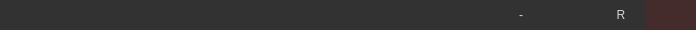
<?xml version="1.0" encoding="UTF-8"?>
<ui version="4.0">
 <class>Form</class>
 <widget class="QWidget" name="Form">
  <property name="geometry">
   <rect>
    <x>0</x>
    <y>0</y>
    <width>696</width>
    <height>30</height>
   </rect>
  </property>
  <property name="font">
   <font>
    <pointsize>5</pointsize>
   </font>
  </property>
  <property name="windowTitle">
   <string>Form</string>
  </property>
  <property name="styleSheet">
   <string notr="true">        QToolTip  
         {  
              border: 1px solid black;  
              background-color: #ffa02f;  
              padding: 1px;  
              border-radius: 3px;  
              opacity: 100;  
         }  
           
         QWidget  
         {  
             color: #b1b1b1;  
             background-color: #323232;  
         }  
           
         QWidget:item:hover  
         {  
             background-color:QLinearGradient( x1: 0, y1: 0, x2: 0, y2: 1, stop: 0 #ffa02f, stop: 1 #d7801a);  
             color: #000000;  
         }  
           
         QWidget:item:selected  
         {  
             background-color: QLinearGradient( x1: 0, y1: 0, x2: 0, y2: 1, stop: 0 #ffa02f, stop: 1 #d7801a);  
         }  
           
         QMenuBar::item  
         {  
             background: transparent;  
         }  
           
         QMenuBar::item:selected  
         {  
             background: transparent;  
             border: 1px solid #ffaa00;  
         }  
           
         QMenuBar::item:pressed  
         {  
             background: #444;  
             border: 1px solid #000;  
             background-color: QLinearGradient(  
                 x1:0, y1:0,  
                 x2:0, y2:1,  
                 stop:1 #212121,  
                 stop:0.4 #343434/*,  
                 stop:0.2 #343434,  
                 stop:0.1 #ffaa00*/  
             );  
             margin-bottom:-1px;  
             padding-bottom:1px;  
         }  
           
         QMenu  
         {  
             border: 1px solid #000;  
         }  
           
         QMenu::item  
         {  
             padding: 2px 20px 2px 20px;  
         }  
           
         QMenu::item:selected  
         {  
             color: #000000;  
         }  
           
         QWidget:disabled  
         {  
             color: #404040;  
             background-color: #323232;  
         }  
           
         QAbstractItemView  
         {  
             background-color: QLinearGradient( x1: 0, y1: 0, x2: 0, y2: 1, stop: 0 #4d4d4d, stop: 0.1 #646464, stop: 1 #5d5d5d);  
         }  
           
         QWidget:focus  
         {  
             /*border: 2px solid QLinearGradient( x1: 0, y1: 0, x2: 0, y2: 1, stop: 0 #ffa02f, stop: 1 #d7801a);*/  
         }  
           
         QLineEdit  
         {  
             background-color: QLinearGradient( x1: 0, y1: 0, x2: 0, y2: 1, stop: 0 #4d4d4d, stop: 0 #646464, stop: 1 #5d5d5d);  
             padding: 1px;  
             border-style: solid;  
             border: 1px solid #1e1e1e;  
             border-radius: 5;  
         }  
           
         QPushButton  
         {  
             color: #b1b1b1;  
             background-color: QLinearGradient( x1: 0, y1: 0, x2: 0, y2: 1, stop: 0 #565656, stop: 0.1 #525252, stop: 0.5 #4e4e4e, stop: 0.9 #4a4a4a, stop: 1 #464646);  
             border-width: 1px;  
             border-color: #1e1e1e;  
             border-style: solid;  
             border-radius: 6;  
             padding: 3px;  
             font-size: 12px;  
             padding-left: 5px;  
             padding-right: 5px;  
         }  
           
         QPushButton:pressed  
         {  
             background-color: QLinearGradient( x1: 0, y1: 0, x2: 0, y2: 1, stop: 0 #2d2d2d, stop: 0.1 #2b2b2b, stop: 0.5 #292929, stop: 0.9 #282828, stop: 1 #252525);  
         }  
           
         QComboBox  
         {  
             selection-background-color: #ffaa00;  
             background-color: QLinearGradient( x1: 0, y1: 0, x2: 0, y2: 1, stop: 0 #565656, stop: 0.1 #525252, stop: 0.5 #4e4e4e, stop: 0.9 #4a4a4a, stop: 1 #464646);  
             border-style: solid;  
             border: 1px solid #1e1e1e;  
             border-radius: 5;  
         }  
           
         QComboBox:hover,QPushButton:hover  
         {  
             border: 2px solid QLinearGradient( x1: 0, y1: 0, x2: 0, y2: 1, stop: 0 #ffa02f, stop: 1 #d7801a);  
         }  
           
           
         QComboBox:on  
         {  
             padding-top: 3px;  
             padding-left: 4px;  
             background-color: QLinearGradient( x1: 0, y1: 0, x2: 0, y2: 1, stop: 0 #2d2d2d, stop: 0.1 #2b2b2b, stop: 0.5 #292929, stop: 0.9 #282828, stop: 1 #252525);  
             selection-background-color: #ffaa00;  
         }  
           
         QComboBox QAbstractItemView  
         {  
             border: 2px solid darkgray;  
             selection-background-color: QLinearGradient( x1: 0, y1: 0, x2: 0, y2: 1, stop: 0 #ffa02f, stop: 1 #d7801a);  
         }  
           
         QComboBox::drop-down  
         {  
              subcontrol-origin: padding;  
              subcontrol-position: top right;  
              width: 15px;  
           
              border-left-width: 0px;  
              border-left-color: darkgray;  
              border-left-style: solid; /* just a single line */  
              border-top-right-radius: 3px; /* same radius as the QComboBox */  
              border-bottom-right-radius: 3px;  
          }  
           
         QComboBox::down-arrow  
         {  
              image: url(:/down_arrow.png);  
         }  
           
         QGroupBox:focus  
         {  
         border: 2px solid QLinearGradient( x1: 0, y1: 0, x2: 0, y2: 1, stop: 0 #ffa02f, stop: 1 #d7801a);  
         }  
           
         QTextEdit:focus  
         {  
             border: 2px solid QLinearGradient( x1: 0, y1: 0, x2: 0, y2: 1, stop: 0 #ffa02f, stop: 1 #d7801a);  
         }  
           
         QScrollBar:horizontal {  
              border: 1px solid #222222;  
              background: QLinearGradient( x1: 0, y1: 0, x2: 0, y2: 1, stop: 0.0 #121212, stop: 0.2 #282828, stop: 1 #484848);  
              height: 7px;  
              margin: 0px 16px 0 16px;  
         }  
           
         QScrollBar::handle:horizontal  
         {  
               background: QLinearGradient( x1: 0, y1: 0, x2: 1, y2: 0, stop: 0 #ffa02f, stop: 0.5 #d7801a, stop: 1 #ffa02f);  
               min-height: 20px;  
               border-radius: 2px;  
         }  
           
         QScrollBar::add-line:horizontal {  
               border: 1px solid #1b1b19;  
               border-radius: 2px;  
               background: QLinearGradient( x1: 0, y1: 0, x2: 1, y2: 0, stop: 0 #ffa02f, stop: 1 #d7801a);  
               width: 14px;  
               subcontrol-position: right;  
               subcontrol-origin: margin;  
         }  
           
         QScrollBar::sub-line:horizontal {  
               border: 1px solid #1b1b19;  
               border-radius: 2px;  
               background: QLinearGradient( x1: 0, y1: 0, x2: 1, y2: 0, stop: 0 #ffa02f, stop: 1 #d7801a);  
               width: 14px;  
              subcontrol-position: left;  
              subcontrol-origin: margin;  
         }  
           
         QScrollBar::right-arrow:horizontal, QScrollBar::left-arrow:horizontal  
         {  
               border: 1px solid black;  
               width: 1px;  
               height: 1px;  
               background: white;  
         }  
           
         QScrollBar::add-page:horizontal, QScrollBar::sub-page:horizontal  
         {  
               background: none;  
         }  
           
         QScrollBar:vertical  
         {  
               background: QLinearGradient( x1: 0, y1: 0, x2: 1, y2: 0, stop: 0.0 #121212, stop: 0.2 #282828, stop: 1 #484848);  
               width: 7px;  
               margin: 16px 0 16px 0;  
               border: 1px solid #222222;  
         }  
           
         QScrollBar::handle:vertical  
         {  
               background: QLinearGradient( x1: 0, y1: 0, x2: 0, y2: 1, stop: 0 #ffa02f, stop: 0.5 #d7801a, stop: 1 #ffa02f);  
               min-height: 20px;  
               border-radius: 2px;  
         }  
           
         QScrollBar::add-line:vertical  
         {  
               border: 1px solid #1b1b19;  
               border-radius: 2px;  
               background: QLinearGradient( x1: 0, y1: 0, x2: 0, y2: 1, stop: 0 #ffa02f, stop: 1 #d7801a);  
               height: 14px;  
               subcontrol-position: bottom;  
               subcontrol-origin: margin;  
         }  
           
         QScrollBar::sub-line:vertical  
         {  
               border: 1px solid #1b1b19;  
               border-radius: 2px;  
               background: QLinearGradient( x1: 0, y1: 0, x2: 0, y2: 1, stop: 0 #d7801a, stop: 1 #ffa02f);  
               height: 14px;  
               subcontrol-position: top;  
               subcontrol-origin: margin;  
         }  
           
         QScrollBar::up-arrow:vertical, QScrollBar::down-arrow:vertical  
         {  
               border: 1px solid black;  
               width: 1px;  
               height: 1px;  
               background: white;  
         }  
           
           
         QScrollBar::add-page:vertical, QScrollBar::sub-page:vertical  
         {  
               background: none;  
         }  
           
         QTextEdit  
         {  
             background-color: #242424;  
         }  
           
         QPlainTextEdit  
         {  
             background-color: #242424;  
         }  
           
         QHeaderView::section  
         {  
             background-color: QLinearGradient(x1:0, y1:0, x2:0, y2:1, stop:0 #616161, stop: 0.5 #505050, stop: 0.6 #434343, stop:1 #656565);  
             color: white;  
             padding-left: 4px;  
             border: 1px solid #6c6c6c;  
         }  
           
         QCheckBox:disabled  
         {  
         color: #414141;  
         }  
           
         QDockWidget::title  
         {  
             text-align: center;  
             spacing: 3px; /* spacing between items in the tool bar */  
             background-color: QLinearGradient(x1:0, y1:0, x2:0, y2:1, stop:0 #323232, stop: 0.5 #242424, stop:1 #323232);  
         }  
           
         QDockWidget::close-button, QDockWidget::float-button  
         {  
             text-align: center;  
             spacing: 1px; /* spacing between items in the tool bar */  
             background-color: QLinearGradient(x1:0, y1:0, x2:0, y2:1, stop:0 #323232, stop: 0.5 #242424, stop:1 #323232);  
         }  
           
         QDockWidget::close-button:hover, QDockWidget::float-button:hover  
         {  
             background: #242424;  
         }  
           
         QDockWidget::close-button:pressed, QDockWidget::float-button:pressed  
         {  
             padding: 1px -1px -1px 1px;  
         }  
           
         QMainWindow::separator  
         {  
             background-color: QLinearGradient(x1:0, y1:0, x2:0, y2:1, stop:0 #161616, stop: 0.5 #151515, stop: 0.6 #212121, stop:1 #343434);  
             color: white;  
             padding-left: 4px;  
             border: 1px solid #4c4c4c;  
             spacing: 3px; /* spacing between items in the tool bar */  
         }  
           
         QMainWindow::separator:hover  
         {  
           
             background-color: QLinearGradient(x1:0, y1:0, x2:0, y2:1, stop:0 #d7801a, stop:0.5 #b56c17 stop:1 #ffa02f);  
             color: white;  
             padding-left: 4px;  
             border: 1px solid #6c6c6c;  
             spacing: 3px; /* spacing between items in the tool bar */  
         }  
           
         QToolBar::handle  
         {  
              spacing: 3px; /* spacing between items in the tool bar */  
              background: url(:/images/handle.png);  
         }  
           
         QMenu::separator  
         {  
             height: 2px;  
             background-color: QLinearGradient(x1:0, y1:0, x2:0, y2:1, stop:0 #161616, stop: 0.5 #151515, stop: 0.6 #212121, stop:1 #343434);  
             color: white;  
             padding-left: 4px;  
             margin-left: 10px;  
             margin-right: 5px;  
         }  
           
         QProgressBar  
         {  
             border: 2px solid grey;  
             border-radius: 5px;  
             text-align: center;  
         }  
           
         QProgressBar::chunk  
         {  
             background-color: #d7801a;  
             width: 2.15px;  
             margin: 0.5px;  
         }  
           
         QTabBar::tab {  
             color: #b1b1b1;  
             border: 1px solid #444;  
             border-bottom-style: none;  
             background-color: #323232;  
             padding-left: 10px;  
             padding-right: 10px;  
             padding-top: 3px;  
             padding-bottom: 2px;  
             margin-right: -1px;  
         }  
           
         QTabWidget::pane {  
             border: 1px solid #444;  
             top: 1px;  
         }  
           
         QTabBar::tab:last  
         {  
             margin-right: 0; /* the last selected tab has nothing to overlap with on the right */  
             border-top-right-radius: 3px;  
         }  
           
         QTabBar::tab:first:!selected  
         {  
          margin-left: 0px; /* the last selected tab has nothing to overlap with on the right */  
           
           
             border-top-left-radius: 3px;  
         }  
           
         QTabBar::tab:!selected  
         {  
             color: #b1b1b1;  
             border-bottom-style: solid;  
             margin-top: 3px;  
             background-color: QLinearGradient(x1:0, y1:0, x2:0, y2:1, stop:1 #212121, stop:.4 #1c0009);  
         }  
           
         QTabBar::tab:selected  
         {  
             border-top-left-radius: 3px;  
             border-top-right-radius: 3px;  
             margin-bottom: 0px;  
         }  
           
         QTabBar::tab:!selected:hover  
         {  
             /*border-top: 2px solid #ffaa00;  
             padding-bottom: 3px;*/  
             border-top-left-radius: 3px;  
             border-top-right-radius: 3px;  
             background-color: QLinearGradient(x1:0, y1:0, x2:0, y2:1, stop:1 #212121, stop:0.4 #350012, stop:0.2 #4e001a, stop:0.1 #4e001a);  
         }  
           
         QRadioButton::indicator:checked, QRadioButton::indicator:unchecked{  
             color: #b1b1b1;  
             background-color: #323232;  
             border: 1px solid #b1b1b1;  
             border-radius: 6px;  
         }  
           
         QRadioButton::indicator:checked  
         {  
             background-color: qradialgradient(  
                 cx: 0.5, cy: 0.5,  
                 fx: 0.5, fy: 0.5,  
                 radius: 1.0,  
                 stop: 0.25 #ffaa00,  
                 stop: 0.3 #323232  
             );  
         }  
           
         QCheckBox::indicator{  
             color: #b1b1b1;  
             background-color: #323232;  
             border: 1px solid #b1b1b1;  
             width: 9px;  
             height: 9px;  
         }  
           
         QRadioButton::indicator  
         {  
             border-radius: 6px;  
         }  
           
         QRadioButton::indicator:hover, QCheckBox::indicator:hover  
         {  
             border: 1px solid #ffaa00;  
         }  
           
         QCheckBox::indicator:checked  
         {  
             image:url(:/images/checkbox.png);  
         }  
           
         QCheckBox::indicator:disabled, QRadioButton::indicator:disabled  
         {  
             border: 1px solid #444;  
         }  

         QTableWidget::item {  
              background-color: #FFFFFF  
          }  

         QTabBar::tab { height: 30px; width: 200px; }  
          
         QScrollBar { 
             border: rgba(255, 255, 255,0); 
         } 

         QGroupBox {  
             border: rgba(255, 255, 255,0); 
         }  
         QScrollArea { 
         border: rgba(255, 255, 255,0); 
          }  +     
        QPushButton#Add_mask_btn{
            background-color: #E5E5E5;
        }
        QPushButton#Add_mask_btn:hover{
            border-color: #000000;
            background-color: #CCCCCC;
        }

        QPushButton#Add_mask_btn:checked{
            border-color: #2A828F;
            background-color: #2A828F;
        }
        QPushButton#Delete_selected_btn{
            background-color: #E5E5E5;
        }
        QPushButton#Delete_selected_btn:hover{
            border-color: #000000;
            background-color: #CCCCCC;
        }

        QDockWidget::title{
        background-color: QLinearGradient(x1:0, y1:0, x2:0, y2:1, stop:0 #273232, stop: 0.5 #242424, stop:1 #242424);
        }
        QDockWidget::close-button, QDockWidget::float-button{
        color: #FFFFFF
        background-color:  #273232
        }
        QDockWidget::close-button:hover, QDockWidget::float-button:hover{
        color: #FFFFFF
        background-color:  #273232   
        }

        QSlider::groove{
        background-color: white
        border: 0px solid black
        height: 5px
        border-radius: 1px
        }

        QSlider::handle{
        background-color: white;
        border: 2px solid black; 
        width: 16px; 
        height: 20px; 
        line-height: 20px; 
        margin-top: -10px; 
        margin-bottom: -10px; 
        border-radius: 10px;
        
        }
        QGroupBox {
            border: 1px solid;
            border-color: rgb(20, 20, 20);
            margin-top: 20px;
            border-top-left-radius: 15px;
            border-top-right-radius:15px;
            border-bottom-left-radius: 15px;
            border-bottom-right-radius: 15px;
            background-color: rgb(90, 90, 90);
        }
        QGroupBox::title {
            font-size: 12px;
            border-top-color: rgb(255, 255, 255);
            subcontrol-origin: margin;
            subcontrol-position: top left;
            border-top-left-radius: 15px;
            border-top-right-radius:15px;
            padding: 2px 10px;
            background-color: rgba(255, 255, 255,0);
            color:rgba(255, 255, 255,220);
        }


        QGroupBox::indicator{
        background-color: rgba(0, 170, 127,0);
        color: rgba(85, 255, 0,0);
        }














        </string>
  </property>
  <layout class="QGridLayout" name="gridLayout">
   <property name="leftMargin">
    <number>0</number>
   </property>
   <property name="topMargin">
    <number>0</number>
   </property>
   <property name="rightMargin">
    <number>0</number>
   </property>
   <property name="bottomMargin">
    <number>0</number>
   </property>
   <property name="spacing">
    <number>0</number>
   </property>
   <item row="1" column="1">
    <widget class="QPushButton" name="MinimizeButtonTopWindow">
     <property name="minimumSize">
      <size>
       <width>50</width>
       <height>30</height>
      </size>
     </property>
     <property name="maximumSize">
      <size>
       <width>50</width>
       <height>30</height>
      </size>
     </property>
     <property name="font">
      <font>
       <pointsize>-1</pointsize>
      </font>
     </property>
     <property name="styleSheet">
      <string notr="true">QPushButton#MinimizeButtonTopWindow{
color: rgba(255,255,255,200);  
border-style: solid;
border-radius: 0px;
border-color: rgba(10, 140, 255,60);
background-color:rgba(10,10, 10, 0);
border-width: 0px;  
border-style: solid;  
border-radius: 0;  
}

QPushButton:hover#MinimizeButtonTopWindow{

background-color:rgba(110, 110, 110, 255);



border-width: 0px;  
border-color: rgba(0,0,0,0);  

}
</string>
     </property>
     <property name="text">
      <string>-</string>
     </property>
    </widget>
   </item>
   <item row="1" column="4">
    <widget class="QPushButton" name="CloseButtonTopWindow">
     <property name="sizePolicy">
      <sizepolicy hsizetype="Maximum" vsizetype="Fixed">
       <horstretch>0</horstretch>
       <verstretch>0</verstretch>
      </sizepolicy>
     </property>
     <property name="minimumSize">
      <size>
       <width>50</width>
       <height>30</height>
      </size>
     </property>
     <property name="maximumSize">
      <size>
       <width>50</width>
       <height>30</height>
      </size>
     </property>
     <property name="font">
      <font>
       <pointsize>-1</pointsize>
      </font>
     </property>
     <property name="styleSheet">
      <string notr="true">QPushButton#CloseButtonTopWindow{
color: rgba(255,255,255,100);  
border-style: solid;
border-radius: 0px;
border-color: rgba(210, 0, 0, 60);
background-color:rgba(210, 0, 0, 30);
border-width: 0px;  
border-style: solid;  
border-radius: 0;  



}

QPushButton:hover#CloseButtonTopWindow{

background-color:rgba(210, 0, 0, 255);


border-width: 0px;  
border-color: rgba(0,0,0,0);  

}


</string>
     </property>
     <property name="text">
      <string/>
     </property>
    </widget>
   </item>
   <item row="1" column="0">
    <widget class="QFrame" name="FrameFIllerTopWindow">
     <property name="styleSheet">
      <string notr="true">background-color: rgba(0, 0, 0,0);</string>
     </property>
     <property name="frameShape">
      <enum>QFrame::StyledPanel</enum>
     </property>
     <property name="frameShadow">
      <enum>QFrame::Raised</enum>
     </property>
    </widget>
   </item>
   <item row="1" column="2">
    <widget class="QPushButton" name="MaximizeButtonTopWindow">
     <property name="sizePolicy">
      <sizepolicy hsizetype="Maximum" vsizetype="Fixed">
       <horstretch>0</horstretch>
       <verstretch>0</verstretch>
      </sizepolicy>
     </property>
     <property name="minimumSize">
      <size>
       <width>50</width>
       <height>30</height>
      </size>
     </property>
     <property name="maximumSize">
      <size>
       <width>50</width>
       <height>30</height>
      </size>
     </property>
     <property name="font">
      <font>
       <pointsize>-1</pointsize>
      </font>
     </property>
     <property name="styleSheet">
      <string notr="true">QPushButton#MaximizeButtonTopWindow{
color: rgba(255,255,255,200);  
border-style: solid;
border-radius: 0px;
border-color: rgba(210, 0, 0, 60);
background-color:rgba(10,10, 10, 0);

border-width: 0px;  
border-style: solid;  
border-radius: 0;  

}

QPushButton:hover#MaximizeButtonTopWindow{

background-color:rgba(110, 110, 110, 255);


border-width: 0px;  
border-color: rgba(0,0,0,0);  

}


</string>
     </property>
     <property name="text">
      <string/>
     </property>
    </widget>
   </item>
   <item row="1" column="3">
    <widget class="QPushButton" name="RestoreButtonTopWindow">
     <property name="sizePolicy">
      <sizepolicy hsizetype="Maximum" vsizetype="Fixed">
       <horstretch>0</horstretch>
       <verstretch>0</verstretch>
      </sizepolicy>
     </property>
     <property name="minimumSize">
      <size>
       <width>50</width>
       <height>30</height>
      </size>
     </property>
     <property name="maximumSize">
      <size>
       <width>50</width>
       <height>30</height>
      </size>
     </property>
     <property name="font">
      <font>
       <pointsize>-1</pointsize>
      </font>
     </property>
     <property name="styleSheet">
      <string notr="true">QPushButton#RestoreButtonTopWindow{
color: rgba(255,255,255,200);  
border-style: solid;
border-radius: 0px;
border-color: rgba(210, 0, 0, 60);
background-color:rgba(10,10, 10, 0);

border-width: 0px;  
border-style: solid;  
border-radius: 0;  

}

QPushButton:hover#RestoreButtonTopWindow{

background-color:rgba(110, 110, 110, 255);


border-width: 0px;  
border-color: rgba(0,0,0,0);  

}


</string>
     </property>
     <property name="text">
      <string>R</string>
     </property>
    </widget>
   </item>
  </layout>
 </widget>
 <resources/>
 <connections/>
</ui>
